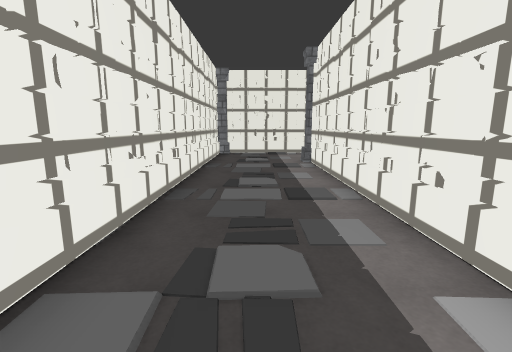
View 1 (above)

24 first-person views from a walk through a 3-D level made in the Unity game engine. The camera is 1.3 m above the floor, tilts 10° down and sees 85° across. The floor is counted in squares, 1 m on a side. Each view is taken from the middle of a square. On the plan, view 1 faces up. The plan holds only what a view shows up to about 13 squares ahead; the rest is blank. The place goes on beyond the plan. The player is left out. Some animated figures are not drawn. Door leaves are left out, so doorways stand open. Some surface patterns are stand-ins.

View 2
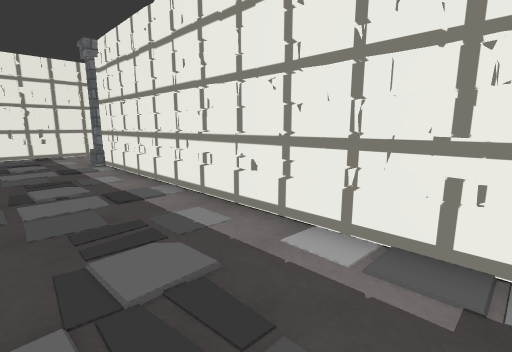

View 3
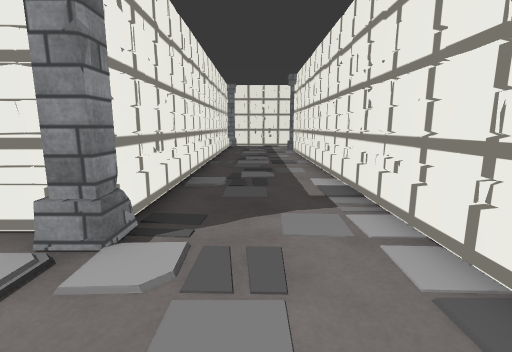

View 4
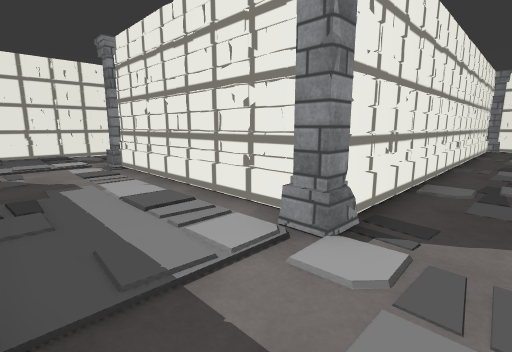

View 5
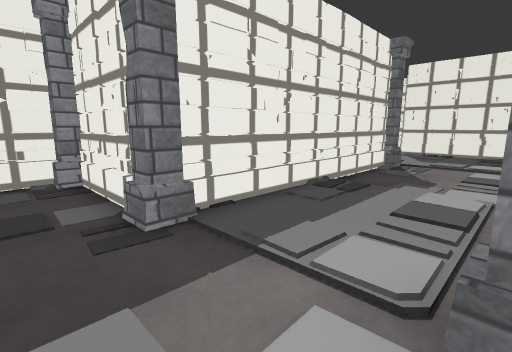

View 6
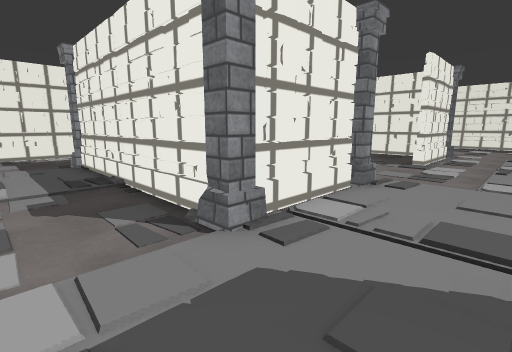

View 7
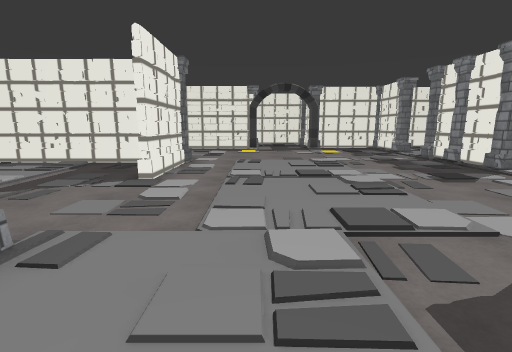

View 8
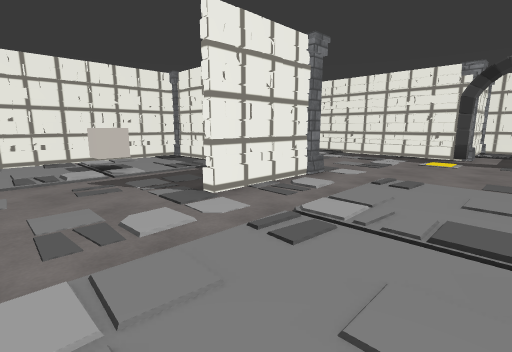

View 9
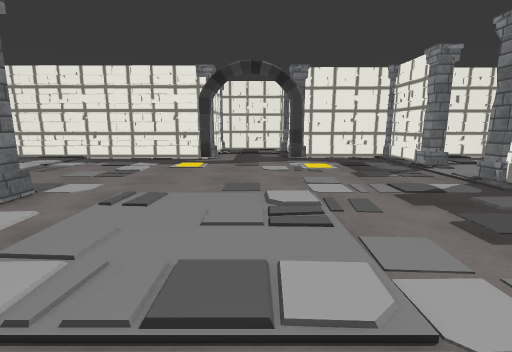

View 10
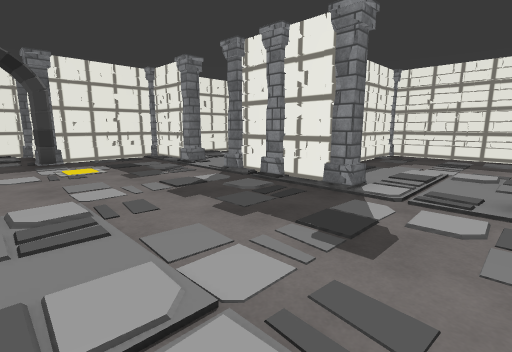

View 11
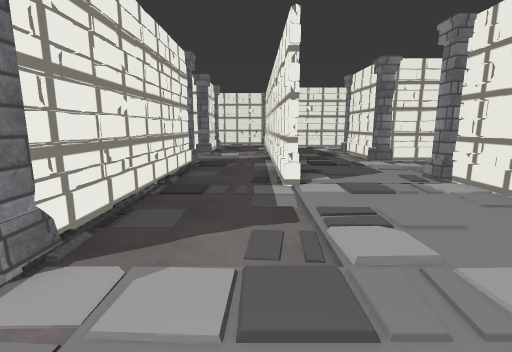

View 12
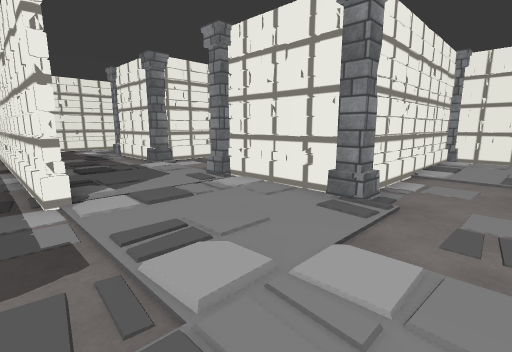

View 13
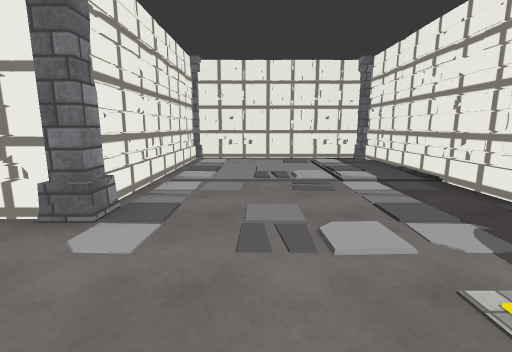

View 14
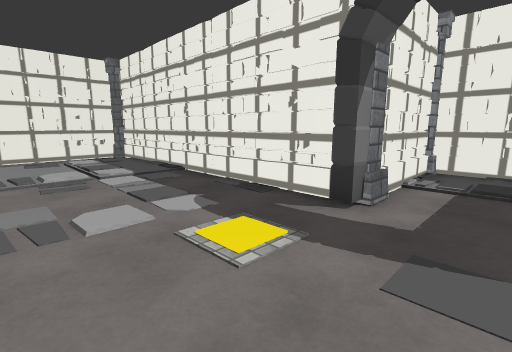

View 15
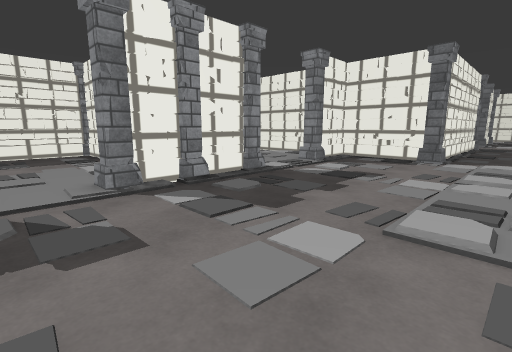

View 16
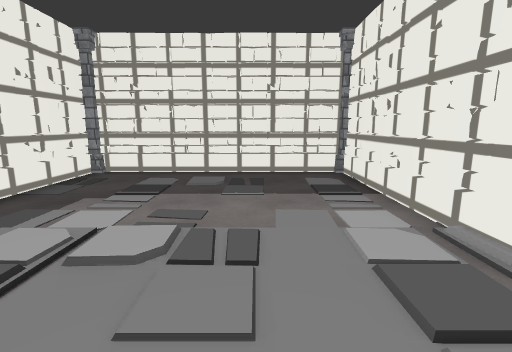

View 17
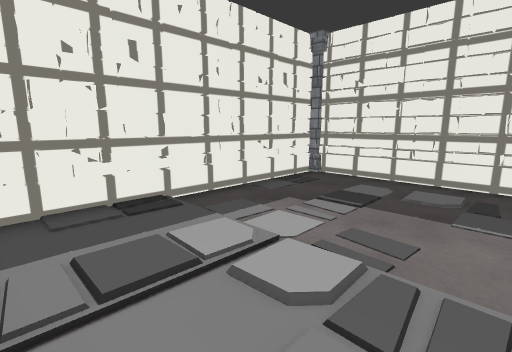

View 18
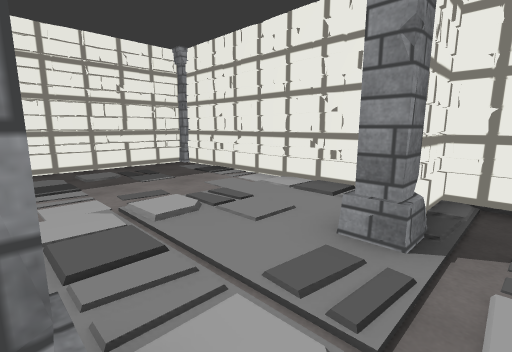

View 19
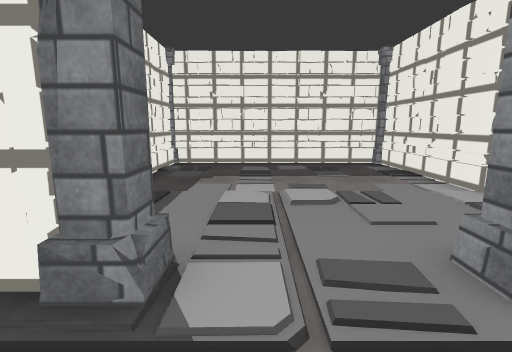

View 20
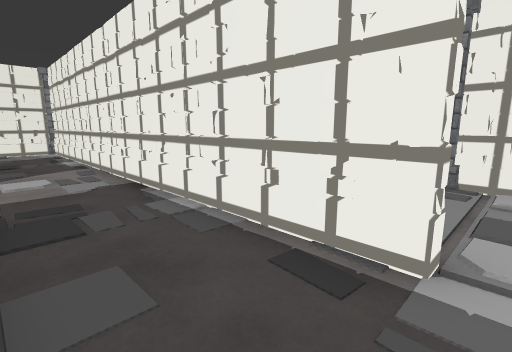

View 21
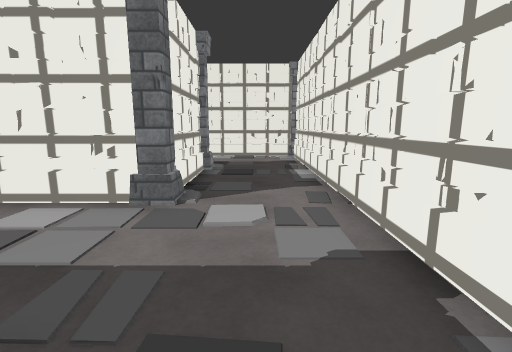

View 22
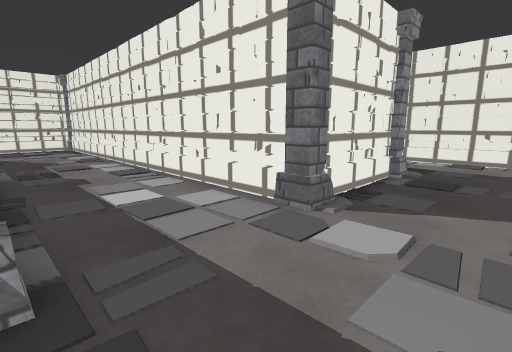

View 23
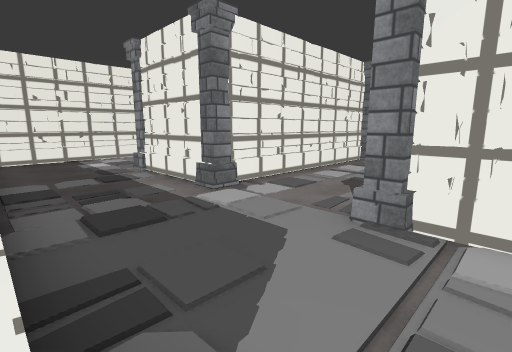

View 24
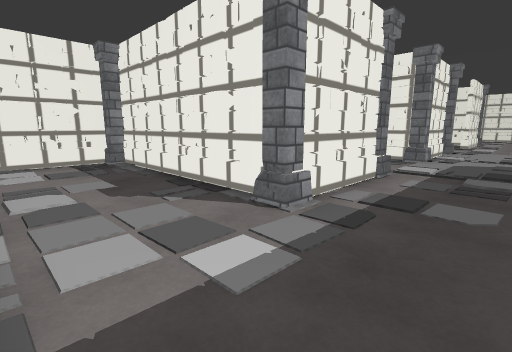

### Floor plan
Key: @ floor where view 1 was taken; # wall or solid block; . main floor; : floor 0.25 m higher than the main floor; / step, stairs or slope; D open door; = window, fence, low wall or low ledge; C column; B block.
Columns run from 31 left of view 1 to 3 right of it. Each row starts with its distance up from view 1.
 14                                ####
 13                              # ...
 12                              #....
 11                              #...C
 10             #####C           #...#
  9              ....#           #...#
  8              ....#           #...#
  7              ....######      #...#
  6              C...#...........#...#
  5              #...#...........#...#
  4              #...#...........#...#
  3             ##...#..........##...#
  2  ############C...#...C########...#
  1  ...........  ...#...##      #...#
  0 .................#...##      #.@.#
 -1 .................#...C######## ..#
 -2              C...#.....######C ..#
 -3              #...#...............#
 -4              #...#...............#
 -5              #...#...C...........#
 -6              #...#...C#######C...#
 -7              #.......##     ##..
 -8              #.......#      ##..
 -9              #.......##### ##CC.
-10  #C##########C.......C...###.###
-11  ###......#.  ...............#
-12  ##......##..................#
-13  ##......#C..../.........:...#
-14  ##....:......./.........BB..#
-15  ##............/.....#.......#
-16  ##......#C..........#.......#
-17  ##......##..../.....#...:...#
-18  C######  C....//....C########
-19  #........#..../.....C.......C
-20  #........C..................#
-21  #...........................#
-22  #.....:................:....#
-23  #....///.C............///...#
-24  #........#................. #
-25  #........#...#DDD#.=....... C
-26  C############CDDDC###########
-27                ...#
-28                ...#
-29               #...#
-30               C###C

Positions as (right, up) in squares from view 1, and headings:
1: (0, 0), facing up
2: (-1, 0), facing up-right
3: (0, -5), facing up
4: (0, -5), facing up-left
5: (0, -2), facing down-left
6: (-13, -3), facing down-right
7: (-13, -7), facing down
8: (-15, -11), facing down-right
9: (-15, -13), facing down
10: (-15, -13), facing down-left
11: (-15, -13), facing up
12: (-15, -12), facing up-right
13: (-14, -21), facing right
14: (-15, -21), facing down-right
15: (-15, -22), facing up-left
16: (-21, -21), facing left
17: (-22, -21), facing down-left
18: (-20, -16), facing up-left
19: (-19, -15), facing left
20: (-17, -7), facing up-right
21: (-16, -3), facing up
22: (-15, -2), facing up-left
23: (-14, -7), facing up-right
24: (-13, 6), facing down-right
